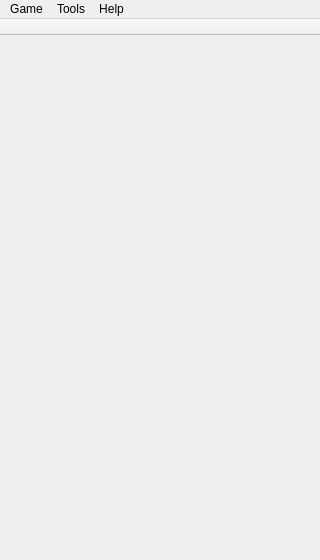
<?xml version="1.0" encoding="UTF-8"?>
<ui version="4.0">
 <class>MainWindow</class>
 <widget class="QMainWindow" name="MainWindow">
  <property name="geometry">
   <rect>
    <x>0</x>
    <y>0</y>
    <width>320</width>
    <height>560</height>
   </rect>
  </property>
  <property name="windowTitle">
   <string notr="true"/>
  </property>
  <widget class="QWidget" name="centralwidget"/>
  <widget class="QMenuBar" name="menubar">
   <property name="geometry">
    <rect>
     <x>0</x>
     <y>0</y>
     <width>320</width>
     <height>24</height>
    </rect>
   </property>
   <widget class="QMenu" name="menuGame">
    <property name="title">
     <string>Game</string>
    </property>
    <addaction name="actionNew"/>
    <addaction name="actionReveal_One_Peg"/>
    <addaction name="actionResign"/>
    <addaction name="separator"/>
    <addaction name="actionQuit"/>
   </widget>
   <widget class="QMenu" name="menuTools">
    <property name="title">
     <string>Tools</string>
    </property>
    <widget class="QMenu" name="menuIndicator_Type">
     <property name="title">
      <string>Indicator Type</string>
     </property>
     <addaction name="actionNo_Indicators"/>
     <addaction name="actionCharacters"/>
     <addaction name="actionDigits"/>
    </widget>
    <widget class="QMenu" name="menuGame_Mode">
     <property name="enabled">
      <bool>true</bool>
     </property>
     <property name="title">
      <string>Game Mode</string>
     </property>
     <addaction name="actionCode_Master"/>
     <addaction name="actionCode_Breaker"/>
    </widget>
    <addaction name="menuGame_Mode"/>
    <addaction name="menuIndicator_Type"/>
    <addaction name="separator"/>
    <addaction name="actionAuto_Set_Pins"/>
    <addaction name="actionAuto_Close_Rows"/>
    <addaction name="separator"/>
    <addaction name="actionOptions"/>
   </widget>
   <widget class="QMenu" name="menuHelp">
    <property name="title">
     <string>Help</string>
    </property>
    <addaction name="actionHelp"/>
    <addaction name="separator"/>
    <addaction name="actionAbout_QtMind"/>
    <addaction name="actionAbout_Qt"/>
   </widget>
   <addaction name="menuGame"/>
   <addaction name="menuTools"/>
   <addaction name="menuHelp"/>
  </widget>
  <widget class="QToolBar" name="toolBar">
   <property name="windowTitle">
    <string notr="true"/>
   </property>
   <property name="accessibleName">
    <string notr="true"/>
   </property>
   <property name="movable">
    <bool>false</bool>
   </property>
   <property name="floatable">
    <bool>false</bool>
   </property>
   <attribute name="toolBarArea">
    <enum>TopToolBarArea</enum>
   </attribute>
   <attribute name="toolBarBreak">
    <bool>false</bool>
   </attribute>
  </widget>
  <action name="actionNew">
   <property name="icon">
    <iconset resource="../resource.qrc">
     <normaloff>:/icons/new-icon.png</normaloff>:/icons/new-icon.png</iconset>
   </property>
   <property name="text">
    <string>New</string>
   </property>
   <property name="shortcut">
    <string>Ctrl+N</string>
   </property>
  </action>
  <action name="actionResign">
   <property name="icon">
    <iconset resource="../resource.qrc">
     <normaloff>:/icons/resign.png</normaloff>:/icons/resign.png</iconset>
   </property>
   <property name="text">
    <string>Resign</string>
   </property>
  </action>
  <action name="actionQuit">
   <property name="icon">
    <iconset resource="../resource.qrc">
     <normaloff>:/icons/close-icon.png</normaloff>:/icons/close-icon.png</iconset>
   </property>
   <property name="text">
    <string>Quit</string>
   </property>
   <property name="shortcut">
    <string>Ctrl+Q</string>
   </property>
  </action>
  <action name="actionAuto_Set_Pins">
   <property name="checkable">
    <bool>true</bool>
   </property>
   <property name="text">
    <string>Auto Set Pins</string>
   </property>
  </action>
  <action name="actionAuto_Close_Rows">
   <property name="checkable">
    <bool>true</bool>
   </property>
   <property name="text">
    <string>Auto Close Rows</string>
   </property>
  </action>
  <action name="actionOptions">
   <property name="text">
    <string>Options</string>
   </property>
  </action>
  <action name="actionAbout_QtMind">
   <property name="icon">
    <iconset resource="../resource.qrc">
     <normaloff>:/icons/hicolor/64x64/qtmind.png</normaloff>:/icons/hicolor/64x64/qtmind.png</iconset>
   </property>
   <property name="text">
    <string>About QtMind</string>
   </property>
   <property name="toolTip">
    <string>About QtMind</string>
   </property>
  </action>
  <action name="actionAbout_Qt">
   <property name="icon">
    <iconset resource="../resource.qrc">
     <normaloff>:/icons/qt_icon.png</normaloff>:/icons/qt_icon.png</iconset>
   </property>
   <property name="text">
    <string>About Qt</string>
   </property>
  </action>
  <action name="actionCode_Master">
   <property name="checkable">
    <bool>true</bool>
   </property>
   <property name="icon">
    <iconset resource="../resource.qrc">
     <normaloff>:/icons/modemaster.png</normaloff>:/icons/modemaster.png</iconset>
   </property>
   <property name="text">
    <string>Code Master</string>
   </property>
  </action>
  <action name="actionCode_Breaker">
   <property name="checkable">
    <bool>true</bool>
   </property>
   <property name="icon">
    <iconset resource="../resource.qrc">
     <normaloff>:/icons/modebreaker.png</normaloff>:/icons/modebreaker.png</iconset>
   </property>
   <property name="text">
    <string>Code Breaker</string>
   </property>
  </action>
  <action name="actionNo_Indicators">
   <property name="checkable">
    <bool>true</bool>
   </property>
   <property name="enabled">
    <bool>true</bool>
   </property>
   <property name="icon">
    <iconset resource="../resource.qrc">
     <normaloff>:/icons/no_indicator.png</normaloff>:/icons/no_indicator.png</iconset>
   </property>
   <property name="text">
    <string>No Indicators</string>
   </property>
  </action>
  <action name="actionCharacters">
   <property name="checkable">
    <bool>true</bool>
   </property>
   <property name="icon">
    <iconset resource="../resource.qrc">
     <normaloff>:/icons/char_indicator.png</normaloff>:/icons/char_indicator.png</iconset>
   </property>
   <property name="text">
    <string>Characters</string>
   </property>
  </action>
  <action name="actionDigits">
   <property name="checkable">
    <bool>true</bool>
   </property>
   <property name="icon">
    <iconset resource="../resource.qrc">
     <normaloff>:/icons/digit_indicator.png</normaloff>:/icons/digit_indicator.png</iconset>
   </property>
   <property name="text">
    <string>Digits</string>
   </property>
  </action>
  <action name="actionReveal_One_Peg">
   <property name="icon">
    <iconset resource="../resource.qrc">
     <normaloff>:/icons/reveal_one_peg.png</normaloff>:/icons/reveal_one_peg.png</iconset>
   </property>
   <property name="text">
    <string>Reveal One Peg</string>
   </property>
  </action>
  <action name="actionHelp">
   <property name="icon">
    <iconset resource="../resource.qrc">
     <normaloff>:/icons/information-icon.png</normaloff>:/icons/information-icon.png</iconset>
   </property>
   <property name="text">
    <string>Help</string>
   </property>
  </action>
 </widget>
 <resources>
  <include location="../resource.qrc"/>
 </resources>
 <connections/>
</ui>
